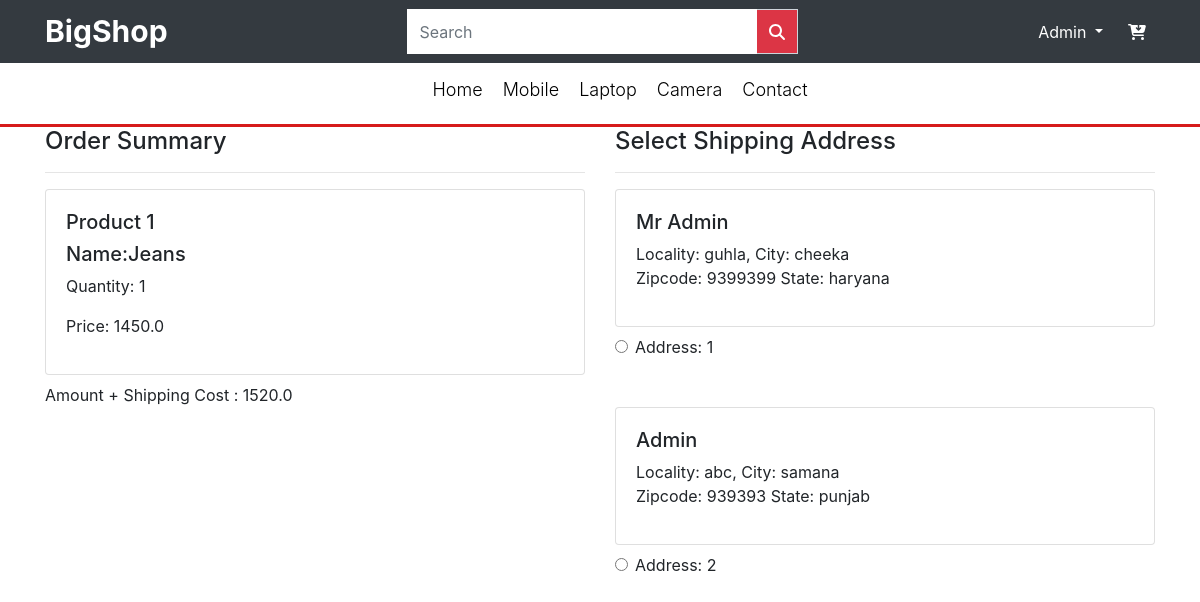
Before: /checkout/ (signed in) with the older database file.
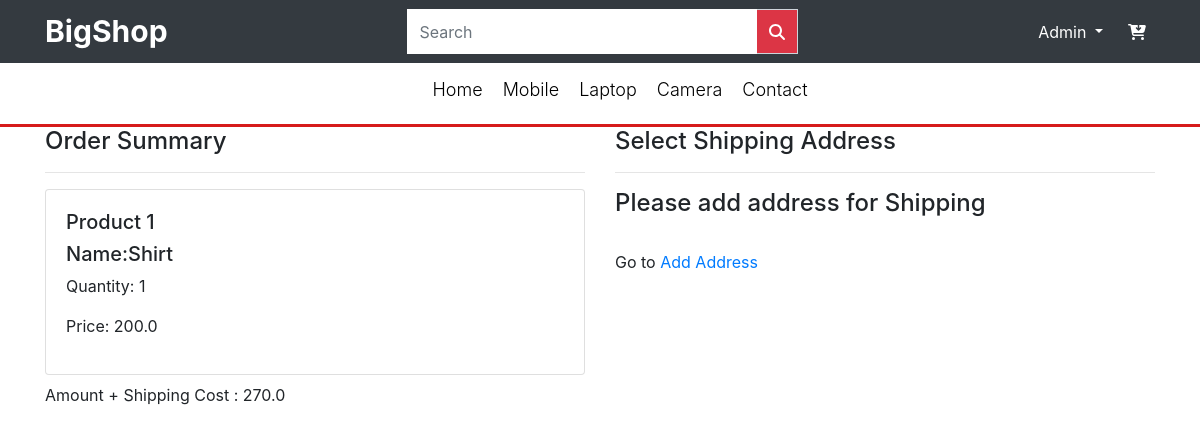
After: the same page with the newer database file.
### app/models.py (models this page shows, shortened)
class Cart(models.Model):
    user = models.ForeignKey(User,on_delete=models.CASCADE)
    product = models.ForeignKey(Product,on_delete=models.CASCADE)
    quantity = models.PositiveIntegerField(default=1)

class Product(models.Model):
    title = models.CharField(max_length=100)
    selling_price = models.FloatField()
    discounted_price = models.FloatField()
    description = models.TextField()
    brand = models.CharField(max_length=100)
    category = models.CharField(choices=CATEGORY_CHOICES,max_length=2)
    product_image = models.ImageField(upload_to='productImage')

class Customer(models.Model):
    user = models.ForeignKey(User,on_delete=models.CASCADE)
    name = models.CharField(max_length=200)
    locality = models.CharField(max_length=200)
    city = models.CharField(max_length=50)
    zipcode = models.IntegerField()
    state = models.CharField(choices=STATE_CHOICES,max_length=50)

### app/views.py (the view)
# urls.py: path('checkout/', views.checkout, name='checkout'),
@login_required
def checkout(request):
    customer = Customer.objects.filter(user=request.user)
    products = Cart.objects.filter(user=request.user)
    tempamount = 0.0
    totalamount = 0.0
    if products:
        for i in products:
            tempamount=(i.quantity * i.product.discounted_price)
            totalamount += tempamount
    totalamount += 70
    return render(request, 'app/checkout.html',{'customer':customer,'products':products,'totalamount':totalamount})

### app/templates/app/checkout.html (shortened to what this page needs)
{% extends 'app/base.html' %} {% load static %} {% block title %}Buy Now{% endblock title %} {% block main-content %}
<div class="container">
    <div class="row ">
        <div class="col-6 ">
            <h4>Order Summary</h4>
            <hr>{% for i in products %}
            <div class="card mb-2 ">
                <div class="card-body">
                    <h5>Product {{forloop.counter}}</h5>
                    <h5> Name:{{i.product.title}}</h5>
                    <p>Quantity: {{i.quantity}}</p>
                    <p class="fw-bold">Price: {{i.product.discounted_price}}</p>
                </div>
            </div> {% endfor %}
            <p class="">Amount + Shipping Cost : {{totalamount}}</p>
        </div>
        <div class="col-6">
            <h4>Select Shipping Address</h4>
            <hr>
            <form action="/payment_done" id="addressform">
                {% for i in customer %}
                <div class="card">
                    <div class="card-body">
                        <h5 class="text-capitalize">{{i.name}}</h5>
                        <p>Locality: {{i.locality}}, City: {{i.city}} <br> Zipcode: {{i.zipcode}} State: {{i.state}} <br>
                        </p>
                    </div>
                </div>
                <div class="form-check mt-2 mb-5">
                    <input class="form-check-input" type="radio" id="custid{{forloop.counter}}" name="custid" value="{{i.id}}">
                    <label class="form-check-label fw-bold" for="">
                    Address: {{forloop.counter}} </label>
                </div>
                {% endfor %} {% if customer %}
                <div class="text-end">
                    <div id="paypal-button-container"></div>
                </div> {% else %}
                <div>
                    <h4>Please add address for Shipping</h4><br>
                    <p>Go to
                        <a href="{% url 'profile' %}">Add Address</a>
                    </p>
                </div> {% endif %}
            </form>
        </div>
    </div>
</div>
{% endblock main-content %}

Changed rows visible on the page:
removed Cart: product "Jeans", quantity "1", product.discounted_price "1450.0"
removed Customer: name "Mr Admin", locality "guhla", city "cheeka", zipcode "9399399", state "haryana"
removed Customer: name "Admin", locality "abc", city "samana", zipcode "939393", state "punjab"
added Cart: product "Shirt", quantity "1", product.discounted_price "200.0"
Other visible differences:
{{ totalamount }}: "1520.0" → "270.0"
text now shown: "Please add address for Shipping Go to Add Address"
